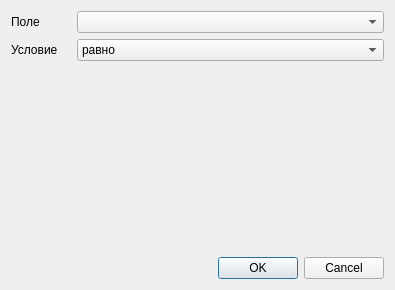
<?xml version="1.0" encoding="UTF-8"?>
<ui version="4.0">
 <class>conditionDialog</class>
 <widget class="QDialog" name="conditionDialog">
  <property name="windowModality">
   <enum>Qt::WindowModal</enum>
  </property>
  <property name="geometry">
   <rect>
    <x>0</x>
    <y>0</y>
    <width>395</width>
    <height>290</height>
   </rect>
  </property>
  <property name="windowTitle">
   <string>Build rule</string>
  </property>
  <layout class="QVBoxLayout" name="verticalLayout_2">
   <item>
    <layout class="QGridLayout" name="gridLayout_2">
     <item row="0" column="0">
      <widget class="QLabel" name="label">
       <property name="sizePolicy">
        <sizepolicy hsizetype="Minimum" vsizetype="Preferred">
         <horstretch>0</horstretch>
         <verstretch>0</verstretch>
        </sizepolicy>
       </property>
       <property name="minimumSize">
        <size>
         <width>60</width>
         <height>0</height>
        </size>
       </property>
       <property name="text">
        <string>Поле</string>
       </property>
      </widget>
     </item>
     <item row="1" column="0">
      <widget class="QLabel" name="label_2">
       <property name="sizePolicy">
        <sizepolicy hsizetype="Maximum" vsizetype="Preferred">
         <horstretch>0</horstretch>
         <verstretch>0</verstretch>
        </sizepolicy>
       </property>
       <property name="minimumSize">
        <size>
         <width>60</width>
         <height>0</height>
        </size>
       </property>
       <property name="text">
        <string>Условие</string>
       </property>
      </widget>
     </item>
     <item row="0" column="1">
      <widget class="QComboBox" name="fieldCombo"/>
     </item>
     <item row="1" column="1">
      <widget class="QComboBox" name="conditionCombo">
       <item>
        <property name="text">
         <string>равно</string>
        </property>
       </item>
       <item>
        <property name="text">
         <string>не равно</string>
        </property>
       </item>
      </widget>
     </item>
    </layout>
   </item>
   <item>
    <widget class="QStackedWidget" name="stackedWidget">
     <property name="currentIndex">
      <number>0</number>
     </property>
     <widget class="QWidget" name="emptyPage"/>
     <widget class="QWidget" name="entityPage">
      <layout class="QGridLayout" name="gridLayout" columnstretch="0,1">
       <property name="margin">
        <number>0</number>
       </property>
       <item row="0" column="0">
        <widget class="QLabel" name="label_3">
         <property name="sizePolicy">
          <sizepolicy hsizetype="Maximum" vsizetype="Preferred">
           <horstretch>0</horstretch>
           <verstretch>0</verstretch>
          </sizepolicy>
         </property>
         <property name="minimumSize">
          <size>
           <width>60</width>
           <height>0</height>
          </size>
         </property>
         <property name="text">
          <string>Значение</string>
         </property>
        </widget>
       </item>
       <item row="0" column="1">
        <layout class="QHBoxLayout" name="horizontalLayout_30">
         <item>
          <widget class="QLineEdit" name="entityEdit">
           <property name="readOnly">
            <bool>true</bool>
           </property>
          </widget>
         </item>
         <item>
          <widget class="QToolButton" name="entityBtn">
           <property name="sizePolicy">
            <sizepolicy hsizetype="Fixed" vsizetype="Preferred">
             <horstretch>0</horstretch>
             <verstretch>0</verstretch>
            </sizepolicy>
           </property>
           <property name="text">
            <string>...</string>
           </property>
          </widget>
         </item>
        </layout>
       </item>
       <item row="1" column="0" colspan="2">
        <spacer name="verticalSpacer">
         <property name="orientation">
          <enum>Qt::Vertical</enum>
         </property>
         <property name="sizeHint" stdset="0">
          <size>
           <width>20</width>
           <height>40</height>
          </size>
         </property>
        </spacer>
       </item>
      </layout>
     </widget>
     <widget class="QWidget" name="datePage">
      <layout class="QGridLayout" name="gridLayout_3" rowstretch="0,0,1" columnstretch="0,0,1">
       <property name="margin">
        <number>0</number>
       </property>
       <item row="0" column="0">
        <widget class="QLabel" name="label_4">
         <property name="sizePolicy">
          <sizepolicy hsizetype="Maximum" vsizetype="Preferred">
           <horstretch>0</horstretch>
           <verstretch>0</verstretch>
          </sizepolicy>
         </property>
         <property name="minimumSize">
          <size>
           <width>60</width>
           <height>0</height>
          </size>
         </property>
         <property name="text">
          <string>Значение</string>
         </property>
        </widget>
       </item>
       <item row="0" column="1">
        <widget class="QDateEdit" name="dateEdit"/>
       </item>
       <item row="1" column="1">
        <widget class="QCalendarWidget" name="calendarWidget">
         <property name="firstDayOfWeek">
          <enum>Qt::Monday</enum>
         </property>
         <property name="gridVisible">
          <bool>true</bool>
         </property>
         <property name="verticalHeaderFormat">
          <enum>QCalendarWidget::NoVerticalHeader</enum>
         </property>
        </widget>
       </item>
       <item row="1" column="2">
        <spacer name="horizontalSpacer_2">
         <property name="orientation">
          <enum>Qt::Horizontal</enum>
         </property>
         <property name="sizeHint" stdset="0">
          <size>
           <width>40</width>
           <height>20</height>
          </size>
         </property>
        </spacer>
       </item>
       <item row="2" column="1">
        <spacer name="verticalSpacer_2">
         <property name="orientation">
          <enum>Qt::Vertical</enum>
         </property>
         <property name="sizeHint" stdset="0">
          <size>
           <width>20</width>
           <height>40</height>
          </size>
         </property>
        </spacer>
       </item>
      </layout>
     </widget>
     <widget class="QWidget" name="stringPage">
      <layout class="QGridLayout" name="gridLayout_4">
       <property name="horizontalSpacing">
        <number>3</number>
       </property>
       <property name="verticalSpacing">
        <number>0</number>
       </property>
       <property name="margin">
        <number>0</number>
       </property>
       <item row="0" column="0">
        <widget class="QLabel" name="label_5">
         <property name="sizePolicy">
          <sizepolicy hsizetype="Maximum" vsizetype="Preferred">
           <horstretch>0</horstretch>
           <verstretch>0</verstretch>
          </sizepolicy>
         </property>
         <property name="minimumSize">
          <size>
           <width>60</width>
           <height>0</height>
          </size>
         </property>
         <property name="text">
          <string>Значение</string>
         </property>
        </widget>
       </item>
       <item row="0" column="2">
        <widget class="QLineEdit" name="stringEdit"/>
       </item>
       <item row="1" column="0" colspan="3">
        <spacer name="verticalSpacer_3">
         <property name="orientation">
          <enum>Qt::Vertical</enum>
         </property>
         <property name="sizeHint" stdset="0">
          <size>
           <width>20</width>
           <height>162</height>
          </size>
         </property>
        </spacer>
       </item>
      </layout>
     </widget>
     <widget class="QWidget" name="boolPage">
      <layout class="QGridLayout" name="gridLayout_5">
       <property name="margin">
        <number>0</number>
       </property>
       <item row="0" column="0">
        <widget class="QLabel" name="label_6">
         <property name="sizePolicy">
          <sizepolicy hsizetype="Maximum" vsizetype="Preferred">
           <horstretch>0</horstretch>
           <verstretch>0</verstretch>
          </sizepolicy>
         </property>
         <property name="minimumSize">
          <size>
           <width>60</width>
           <height>0</height>
          </size>
         </property>
         <property name="text">
          <string>Значение</string>
         </property>
        </widget>
       </item>
       <item row="0" column="1">
        <widget class="QCheckBox" name="checkBox">
         <property name="text">
          <string/>
         </property>
        </widget>
       </item>
       <item row="1" column="0" colspan="2">
        <spacer name="verticalSpacer_4">
         <property name="orientation">
          <enum>Qt::Vertical</enum>
         </property>
         <property name="sizeHint" stdset="0">
          <size>
           <width>20</width>
           <height>40</height>
          </size>
         </property>
        </spacer>
       </item>
      </layout>
     </widget>
    </widget>
   </item>
   <item>
    <layout class="QHBoxLayout" name="horizontalLayout_2">
     <item>
      <spacer name="horizontalSpacer">
       <property name="orientation">
        <enum>Qt::Horizontal</enum>
       </property>
       <property name="sizeHint" stdset="0">
        <size>
         <width>40</width>
         <height>20</height>
        </size>
       </property>
      </spacer>
     </item>
     <item>
      <widget class="QPushButton" name="okButton">
       <property name="text">
        <string>OK</string>
       </property>
       <property name="default">
        <bool>true</bool>
       </property>
      </widget>
     </item>
     <item>
      <widget class="QPushButton" name="cancelButton">
       <property name="text">
        <string>Cancel</string>
       </property>
      </widget>
     </item>
    </layout>
   </item>
  </layout>
 </widget>
 <tabstops>
  <tabstop>fieldCombo</tabstop>
  <tabstop>conditionCombo</tabstop>
  <tabstop>entityEdit</tabstop>
  <tabstop>entityBtn</tabstop>
  <tabstop>dateEdit</tabstop>
  <tabstop>calendarWidget</tabstop>
  <tabstop>stringEdit</tabstop>
  <tabstop>okButton</tabstop>
  <tabstop>cancelButton</tabstop>
 </tabstops>
 <resources/>
 <connections>
  <connection>
   <sender>okButton</sender>
   <signal>clicked()</signal>
   <receiver>conditionDialog</receiver>
   <slot>accept()</slot>
   <hints>
    <hint type="sourcelabel">
     <x>303</x>
     <y>279</y>
    </hint>
    <hint type="destinationlabel">
     <x>96</x>
     <y>254</y>
    </hint>
   </hints>
  </connection>
  <connection>
   <sender>cancelButton</sender>
   <signal>clicked()</signal>
   <receiver>conditionDialog</receiver>
   <slot>reject()</slot>
   <hints>
    <hint type="sourcelabel">
     <x>384</x>
     <y>279</y>
    </hint>
    <hint type="destinationlabel">
     <x>179</x>
     <y>282</y>
    </hint>
   </hints>
  </connection>
  <connection>
   <sender>dateEdit</sender>
   <signal>dateChanged(QDate)</signal>
   <receiver>calendarWidget</receiver>
   <slot>setSelectedDate(QDate)</slot>
   <hints>
    <hint type="sourcelabel">
     <x>226</x>
     <y>69</y>
    </hint>
    <hint type="destinationlabel">
     <x>239</x>
     <y>117</y>
    </hint>
   </hints>
  </connection>
  <connection>
   <sender>calendarWidget</sender>
   <signal>clicked(QDate)</signal>
   <receiver>dateEdit</receiver>
   <slot>setDate(QDate)</slot>
   <hints>
    <hint type="sourcelabel">
     <x>175</x>
     <y>162</y>
    </hint>
    <hint type="destinationlabel">
     <x>188</x>
     <y>75</y>
    </hint>
   </hints>
  </connection>
 </connections>
</ui>
